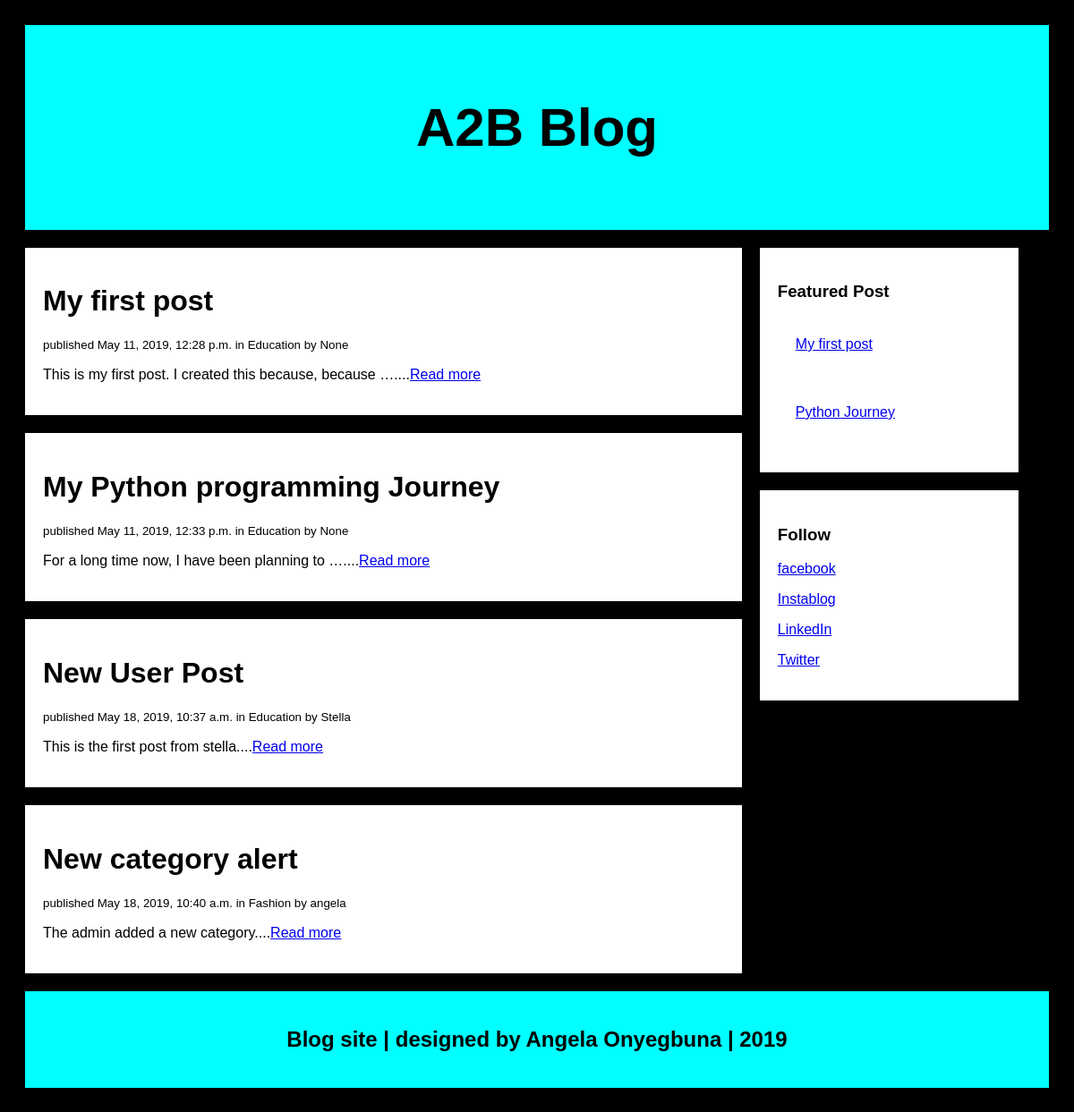
The app's page /myBlog/ with its own data.
### myBlog/models.py (models this page shows, shortened)
class Post(models.Model):
	author = models.ForeignKey(settings.AUTH_USER_MODEL, null=True, on_delete=models.CASCADE)
	title = models.CharField(max_length=50)
	body = models.TextField()
	published = models.DateTimeField(auto_now_add=True)
	category = models.ForeignKey(Category,on_delete=models.CASCADE, null=True)

class  Category(models.Model):
	name = models.CharField(max_length=35)

### myBlog/views.py (the view)
# urls.py: path('myBlog/', homepage),
def homepage(request):
	posts = Post.objects.all()
	header = "welcome"
	return render(request,'index.html', {'titles':posts, 'header':header})

### myBlog/templates/index.html (shortened to what this page needs)
{% extends 'base.html' %}
{% load static %}
{% block body_block %}
				{% for post in titles %}
				<div class="card">
					<h1>{{post.title}}</h1>
					<small>published {{post.published}} in {{post.category.name}} by {{post.author}}</small>
					<p>{{post.body|truncatewords:10}}....<a href="{% url 'singlepost' post.id %}">Read more</a></p>
				</div>
				{%endfor%}
{% endblock %}

### myBlog/templates/base.html (shortened to what this page needs)
{% load static %}
<!DOCTYPE html>
<html>
	<head>
		<link rel="stylesheet" type="text/css" href="{% static 'cspage.css' %}">
	</head>
	<body>
		<div class="header">
			<h2> A2B Blog</h2>
		</div>
		<div class="row">
			<div class="leftcolumn">
			{% block body_block %}This is body block default content {% endblock %}
			</div>
		<div class="rightcolumn">
				<div class="card">
					<h3>Featured Post</h3>
						<div class="fakeimg"><a href="#first">My first post</a></div><br>
						<div class="fakeimg"><a href="#journey">Python Journey</a></div><br>
				</div>
				<div class="card">
					<h3>Follow</h3>
					<p><a href="#">facebook</a></p>
					<p><a href="#">Instablog</a></p>
					<p><a href="#">LinkedIn</a></p>
					<p><a href="#">Twitter</a></p>
				</div>
		</div>
	</div>
		<div class="footer">
					<h2>Blog site | designed by Angela Onyegbuna | 2019</h2>
		</div>
	</body>
</html>

### myBlog/static/cspage.css (style rules this page uses)
* { box-sizing: border-box; }
body { font-family: Arial; padding: 20px; background-color:#000; }
.header { padding: 30px; font-size: 40px; text-align: center; background: #00FFFF; }
.leftcolumn { float: left; width: 70%; }
.rightcolumn { float: left; width: 27%; padding-left: 20px; }
.fakeimg { width: 100%; padding: 20px; }
.card { background-color: white; padding: 20px; margin-top: 20px; }
.row:after { content: ""; display: table; clear: both; }
.footer { padding: 20px; text-align: center; background: #00FFFF; margin-top: 20px; }

### records on screen
Post: title "My first post", published "May 11, 2019, 12:28 p.m.", category.name "Education", author "None", body "This is my first post. I created this because, because …"
Post: title "My Python programming Journey", published "May 11, 2019, 12:33 p.m.", category.name "Education", author "None", body "For a long time now, I have been planning to …"
Post: title "New User Post", published "May 18, 2019, 10:37 a.m.", category.name "Education", author "Stella", body "This is the first post from stella"
Post: title "New category alert", published "May 18, 2019, 10:40 a.m.", category.name "Fashion", author "angela", body "The admin added a new category"
